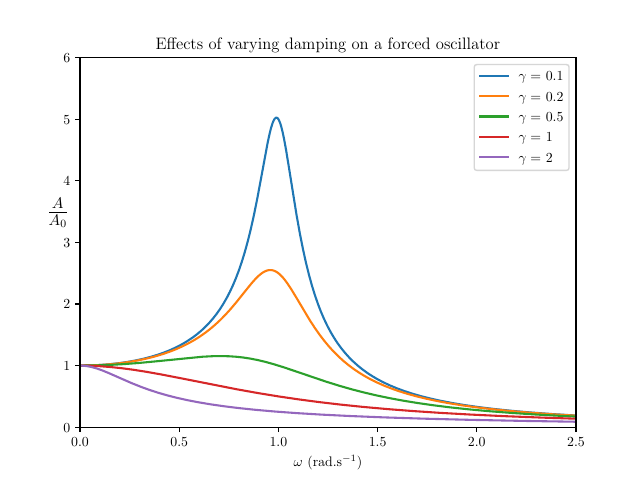

Source code (Python):
import numpy as np
import matplotlib.pyplot as plt
import math

plt.rc('text', usetex=True)
plt.rc('font', family='serif')

gamma = [0.1, 0.2, 0.5, 1, 2]
A = [-0.07735, -0.0164, -0.00395]
f = 1
n = 1

omega = np.linspace(0, 2.5, 1000)


def resonance(g, o1, o):
    return f / (np.sqrt(((o1 ** 2 - o ** 2) ** 2) + 4 * g ** 2 * o ** 2))


for num in gamma:
    y = resonance(num, n, omega)
    plt.plot(omega, y, label=r"$\gamma = $" + " " + str(num))


plt.xlim(0, 2.5)
plt.ylim(0, 6)
plt.xlabel(r"$\omega$" + " (rad." + r"s$^{-1}$)")

h = plt.ylabel(r"$\frac{A}{A_{0}}$", position=(0, 0.54), size=16)
print(h.get_position())
plt.legend()
h.set_rotation(0)
plt.title("Effects of varying damping on a forced oscillator")

plt.savefig("resonance.pdf", format="pdf")

plt.show()

print("Done")
